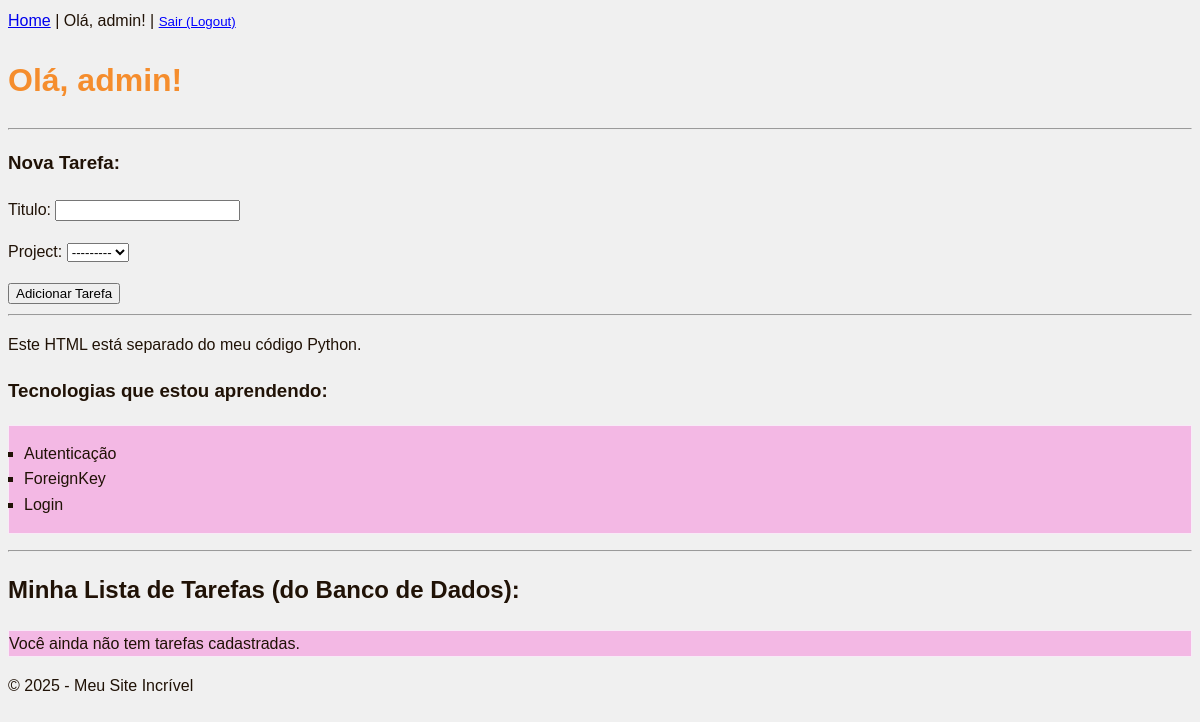
Before: / (signed in) with the older database file.
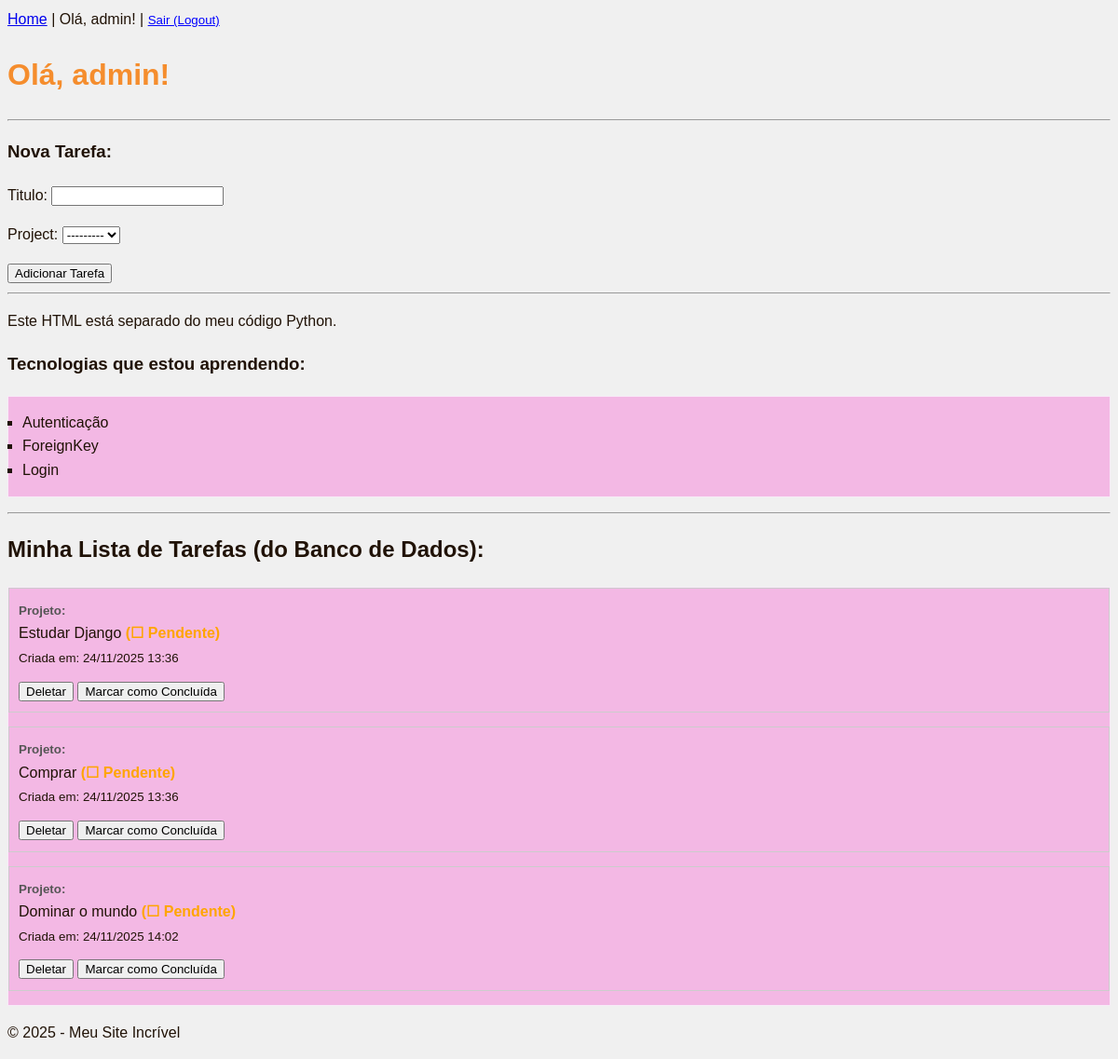
After: the same page with the newer database file.
### core/models.py (models this page shows, shortened)
class Tarefa(models.Model):
    user = models.ForeignKey(User, on_delete=models.CASCADE)
    project = models.ForeignKey(Project, on_delete=models.CASCADE, related_name='tarefas')
    titulo = models.CharField(max_length=200) #equivale a TEXT no SQL
    concluida = models.BooleanField(default=False) #equivale a bool
    criada_em = models.DateTimeField(auto_now_add=True)

### core/views.py (the view)
# urls.py: path('', views.home, name='home'),
@login_required
def home(request):
    if request.method == 'POST':
        form = TarefaForm(request.POST, user=request.user)
        if form.is_valid():
                tarefa = form.save(commit=False)
                tarefa.user = request.user
                tarefa.save()
                return redirect('home')
    else:
       form = TarefaForm(user=request.user)
    todas_as_tarefas = Tarefa.objects.filter(user=request.user).order_by('-criada_em')
    todas_as_tarefas = Tarefa.objects.all()
    todas_as_execucao = Execucao.objects.all()
    context = {
        'nome_usuario': request.user.username,
        'tecnologias': ['Autenticação', 'ForeignKey', 'Login'],
        'tarefas' : todas_as_tarefas,
        'execucoes' : todas_as_execucao,
        'form' : form,
    }
    return render(request, 'home.html', context)

### core/forms.py
class TarefaForm(forms.ModelForm):
    def __init__(self, *args, **kwargs):
        user = kwargs.pop('user', None)
        super(TarefaForm, self).__init__(*args, **kwargs)
        if user:
            self.fields['project'].queryset = Project.objects.filter(user=user)
    class Meta:
        model = Tarefa
        fields = ['titulo', 'project']

### templates/home.html (shortened to what this page needs)
{% extends 'base.html' %}
{% block content %}
<h1>Olá, {{ nome_usuario }}!</h1>
<hr>
<h3>Nova Tarefa:</h3>
<form method="POST">
    {{ form.as_p }}
    <button type="submit">Adicionar Tarefa</button>
</form>
<hr />
<p>Este HTML está separado do meu código Python.</p>
<h3>Tecnologias que estou aprendendo:</h3>
<ul>
    {% for tec in tecnologias %}
    <li>{{ tec }}</li>
    {% endfor %}
</ul>
<hr />
  <h2>Minha Lista de Tarefas (do Banco de Dados):</h2>
  <ul style="list-style: none; padding: 0;">
    {% for tarefa in tarefas %}
      <li style="margin-bottom: 15px; border: 1px solid #ccc; padding: 10px;">
        <small style="font-weight: bold; color: #555;">
          Projeto: {{ tarefa.project.titulo }}
        </small>
        <br>
        {{ tarefa.titulo }}
        {% if tarefa.concluida %}
          <strong style="color: green;">(✓ Concluída)</strong>
        {% else %}
          <strong style="color: orange;">(☐ Pendente)</strong>
        {% endif %}
        <br />
        <small>Criada em: {{ tarefa.criada_em|date:'d/m/Y H:i' }}</small> <div style="margin-top:
10px;">
          <form action="{% url 'deletar_tarefa' tarefa.pk %}" method="POST" style="display: inline;">
            <button type="submit">Deletar</button>
          </form>
          {% if not tarefa.concluida %}
            <form action="{% url 'concluir_tarefa' tarefa.pk %}" method="POST" style="display:
inline;">
              <button type="submit">Marcar como Concluída</button>
            </form>
          {% endif %}
        </div>
      </li>
    {% empty %}
      <li>Você ainda não tem tarefas cadastradas.</li>
    {% endfor %}
  </ul>
{% endblock %}

### templates/base.html (shortened to what this page needs)
{% load static %}
<!DOCTYPE html>
<html lang="pt-br">
    <head>
        <link rel="stylesheet" href="{% static 'css/style.css' %}">
    </head>
    <body>
        <header>
            <nav>
                 <a href="{% url 'home' %}">Home</a> |
                {% if user.is_authenticated %}
                <span>Olá, {{ user.username }}!</span> |
                <form action="{% url 'logout' %}" method="POST" style="display: inline;">
                <button type="submit" style="background:none; border:none;
padding:0; color:blue; text-decoration:underline; cursor:pointer;">Sair (Logout)</button>
          </form>
        {% else %}
          <a href="{% url 'login' %}">Entrar (Login)</a> |
          <a href="{% url 'register' %}">Cadastre-se</a>
        {% endif %}
            </nav>
        </header>
        <main>
            {% block content %}
            {% endblock %}
        </main>
        <footer>
            <p>© 2025 - Meu Site Incrível</p>
        </footer>
    </body>
</html>

### static/css/style.css (style rules this page uses)
body { font-family: Arial, sans-serif; background-color: #f0f0f0; color: #201206; line-height: 1.6; }
h1 { color: #f58d2d; }
ul { background-color: #f3b8e4; border: 1px solid #f8eaf7; padding: 15px; }
li { list-style-type: square; }

Changed rows visible on the page:
added Tarefa: titulo "Estudar Django", concluida "(☐ Pendente)", criada_em "24/11/2025 13:36"
added Tarefa: titulo "Comprar", concluida "(☐ Pendente)", criada_em "24/11/2025 13:36"
added Tarefa: titulo "Dominar o mundo", concluida "(☐ Pendente)", criada_em "24/11/2025 14:02"
Other visible differences:
text no longer shown: "Você ainda não tem tarefas cadastradas."
